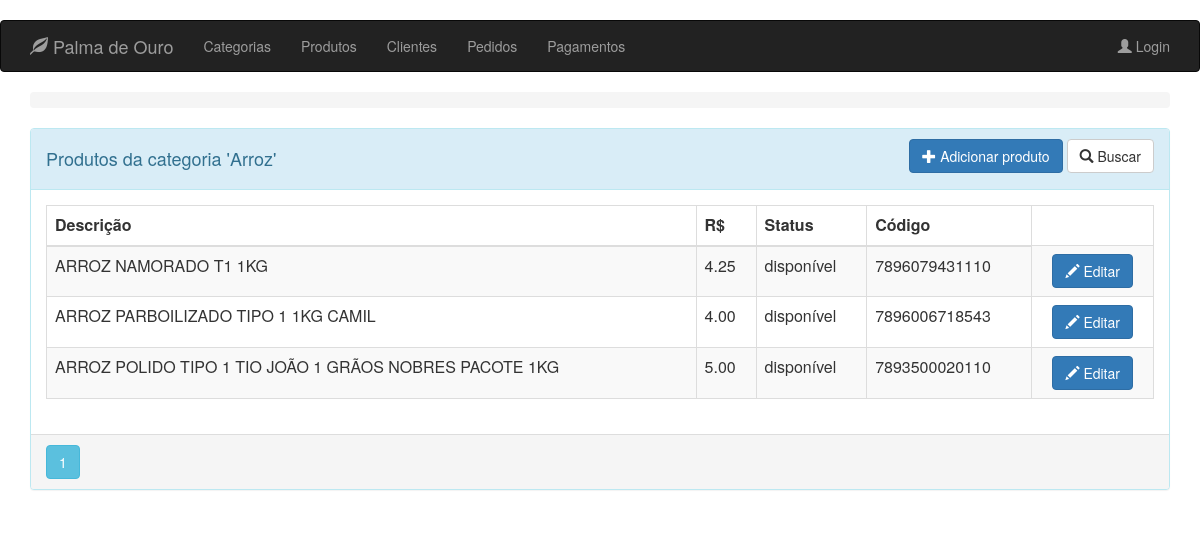
Before: /category/2/product with the older database file.
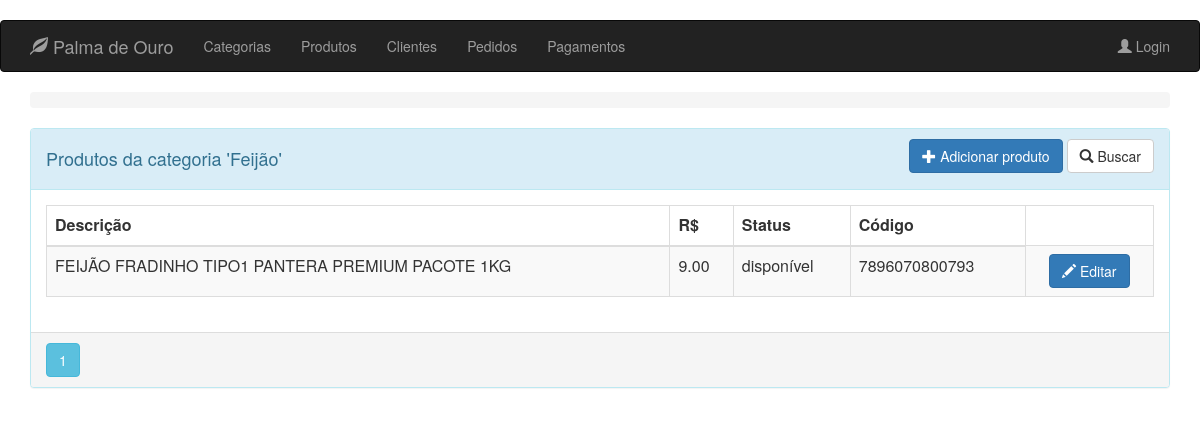
After: the same page with the newer database file.
### app/models.py (models this page shows, shortened)
class Category(db.Model):
    __tablename__ = 'categories'
    id = db.Column(db.Integer, primary_key=True)
    title = db.Column(db.String(32), index=True, nullable=False)

class Product(db.Model):
    __tablename__ = 'products'
    id = db.Column(db.Integer, primary_key=True)
    description = db.Column(db.String(64))
    image_file = db.Column(db.String(32), default='default.jpg')
    unit_cost = db.Column(db.Numeric(6, 2), nullable=False)
    is_available = db.Column(db.Boolean, nullable=False)
    code = db.Column(db.String(13), unique=True, nullable=False)
    category_id = db.Column(db.Integer, ForeignKey(
        'categories.id'), nullable=False)
    category = relationship("Category", backref=backref(
        'products', order_by=description))
    __table_args__ = (CheckConstraint(
        unit_cost >= 0.00, name='unit_cost_positive'),)

### app/routes/category/routes.py (the view)
@blueprint_category.route('/category/<int:id>/product')
@register_breadcrumb(blueprint_category, '.id', '', dynamic_list_constructor=view_category_dlc)
def products_of(id):
    category = Category.query.get_or_404(id)
    page = request.args.get('page', 1, type=int)
    products = Product.query.filter_by(category=category).order_by(Product.description).paginate(page, per_page=10)
    return render_template('category/productsof.html', category=category, all_products=products)

### app/templates/category/productsof.html (shortened to what this page needs)
{% extends "base.html" %}
{% block page_content %}
<div class="panel panel-info">
    <div class="panel-heading">
        <div class="row">
            <div class="col col-xs-6">
                <h4>Produtos da categoria '{{ category.title }}'</h4>
            </div>
            <div class="col col-xs-6 text-right">
                <a href="{{ url_for('blueprint_category.new_product',id=category.id) }}"
                   class="btn btn-primary">
                    <span class="glyphicon glyphicon-plus"></span>
                    Adicionar produto
                </a>
                <a href="{{ url_for('blueprint_product.search_product') }}"
                   class="btn btn-default">
                    <span class="glyphicon glyphicon-search"></span>
                    Buscar
                </a>
            </div>
            <div class="btn-group col-md-4 text-right">
            </div>
        </div>
    </div>
    <div class="panel-body">
        <table class="table table-striped table-responsive table-bordered">
            <thead>
                <tr>
                    <th>Descrição</th>
                    <th>R$</th>
                    <th>Status</th>
                    <th>Código</th>
                </tr>
            </thead>
            <tbody>
                {% for product in all_products.items %}
                <tr>
                    <td>{{ product.description }}</td>
                    <td>{{ product.unit_cost }}</td>
                    {% if product.is_available %}
                    <td>disponível</td>
                    {% else %}
                    <td>indisponível</td>
                    {% endif %}
                    <td>{{ product.code }}</td>
                    <td align="center">
                        <a href="{{ url_for('blueprint_product.update_product',id=product.id) }}"
                           class="btn btn-primary">
                            <i class="glyphicon glyphicon-pencil"></i> Editar
                        </a>
                    </td>
                </tr>
                {% endfor %}
            </tbody>
        </table>
    </div>
    <div class="panel-footer p-0">
        {% for page_number in all_products.iter_pages(left_edge=1,right_edge=1,left_current=1,right_current=2) %}
        {% if page_number %}
        {% if all_products.page == page_number %}
        <a class="btn btn-info mb-4"
           href="{{ url_for('blueprint_product.get_products',page=page_number) }}">{{ page_number }}</a>
        {% else %}
        <a class="btn btn-outline-info mb-4"
           href="{{ url_for('blueprint_product.get_products',page=page_number) }}">{{ page_number }}</a>
        {% endif %}
        {% else %}
        ...
        {% endif %}
        {% endfor %}
    </div>
</div>
{% endblock %}

Changed rows visible on the page:
removed Product: description "ARROZ NAMORADO T1 1KG", unit_cost "4.25", is_available "disponível", code "7896079431110"
removed Product: description "ARROZ PARBOILIZADO TIPO 1 1KG CAMIL", unit_cost "4.00", is_available "disponível", code "7896006718543"
removed Product: description "ARROZ POLIDO TIPO 1 TIO JOÃO 1 GRÃOS NOBRES PACOTE 1KG", unit_cost "5.00", is_available "disponível", code "7893500020110"
changed Category: title "Arroz" → "Feijão"
now on this page (row edited): Product: description "FEIJÃO FRADINHO TIPO1 PANTERA PREMIUM PACOTE 1KG", unit_cost "9.00", is_available "disponível", code "7896070800793"
